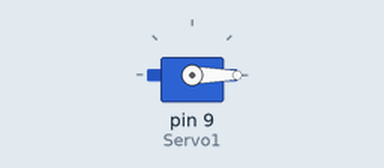
A sketch run on a simulated Arduino Uno, built with avr-gcc and run on an emulated ATmega328P. Parts: servo.

Above: at 0.05 s.
At 0.9 s:
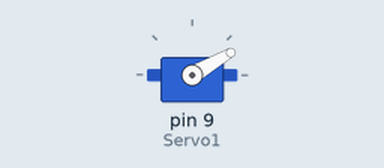
At 1.75 s:
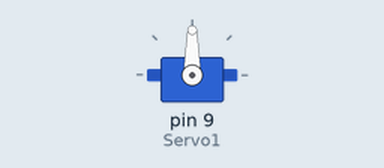
At 3.5 s:
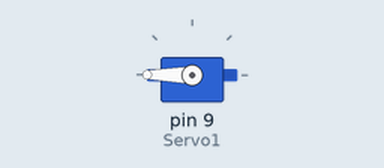
Timing chart, 0 to 8.1 s (numbered marks = the images above):
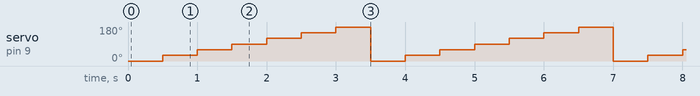

Measured:
- by itself, servo on pin 9 (Servo1): repeats every 3.5 s: 60° 0.50 s, 90° 0.50 s, 120° 0.50 s, 150° 0.50 s, 180° 0.50 s, 0° 0.50 s, 30° 0.50 s

The sketch:

Esercizio_con_servomotore.ino
```cpp
#include <Servo.h>

Servo Servo1;       //Il nome del servo è Servo1;

void setup()
{
  Servo1.attach (9);         //Pin digitale del servo;
}

void loop()
{
  Servo1.write(0);                //Imposto la posizione a cui deve spostare il Servo1;
  delay(500);
  Servo1.write(30);
  delay(500);
  Servo1.write(60);
  delay(500);
  Servo1.write(90);
  delay(500);
  Servo1.write(120);
  delay(500);
  Servo1.write(150);
  delay(500);
  Servo1.write(180);
  delay(500);
}
```
